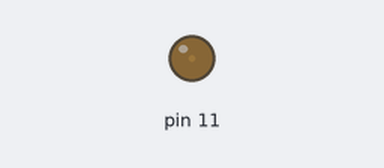
Simulated run of this sketch. Board: Arduino Uno, built with avr-gcc and run on an emulated ATmega328P. Shown: output pins drawn as LEDs (lit = HIGH).

Above: at 0.05 s.
At 0.65 s:
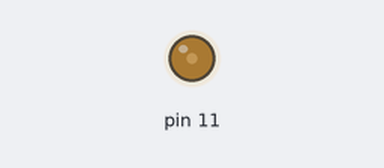
At 1.25 s:
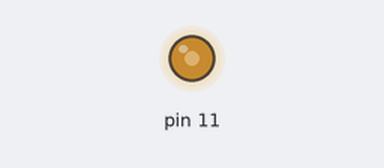
At 2.5 s:
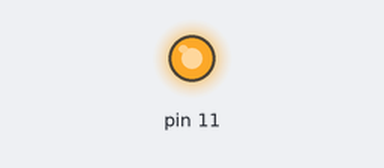
Timing chart, 0 to 5.8 s (numbered marks = the images above):
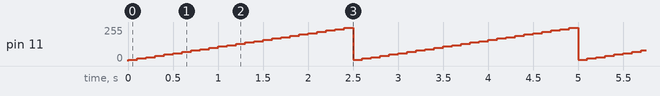

Measured:
- by itself, pin 11: ramps from 10/255 to 250/255 and jumps back, once every 2.5 s

The sketch:

LED_blinking_gradually.ino
```cpp
int i;

void setup()
{
  pinMode(11, OUTPUT);
}

void loop()
{
  for(i=10;i<=255;i+=10)
  {
    analogWrite(11,i);
    delay(100);
  }
}
/* If you are using digital pins for different values of
   brightness then use PWM pins (those with -ve signs)
*/
```
